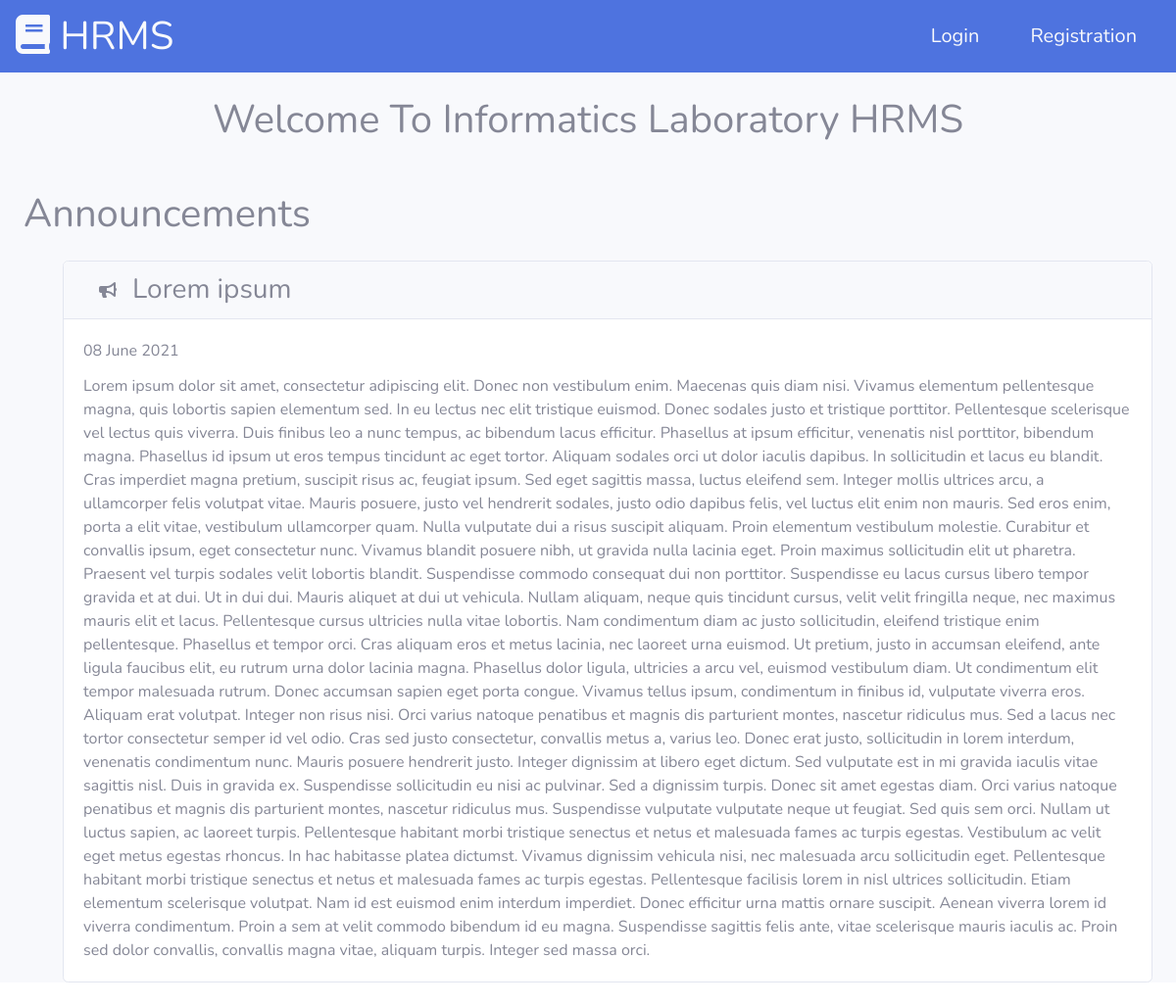
Before: / with the older database file.
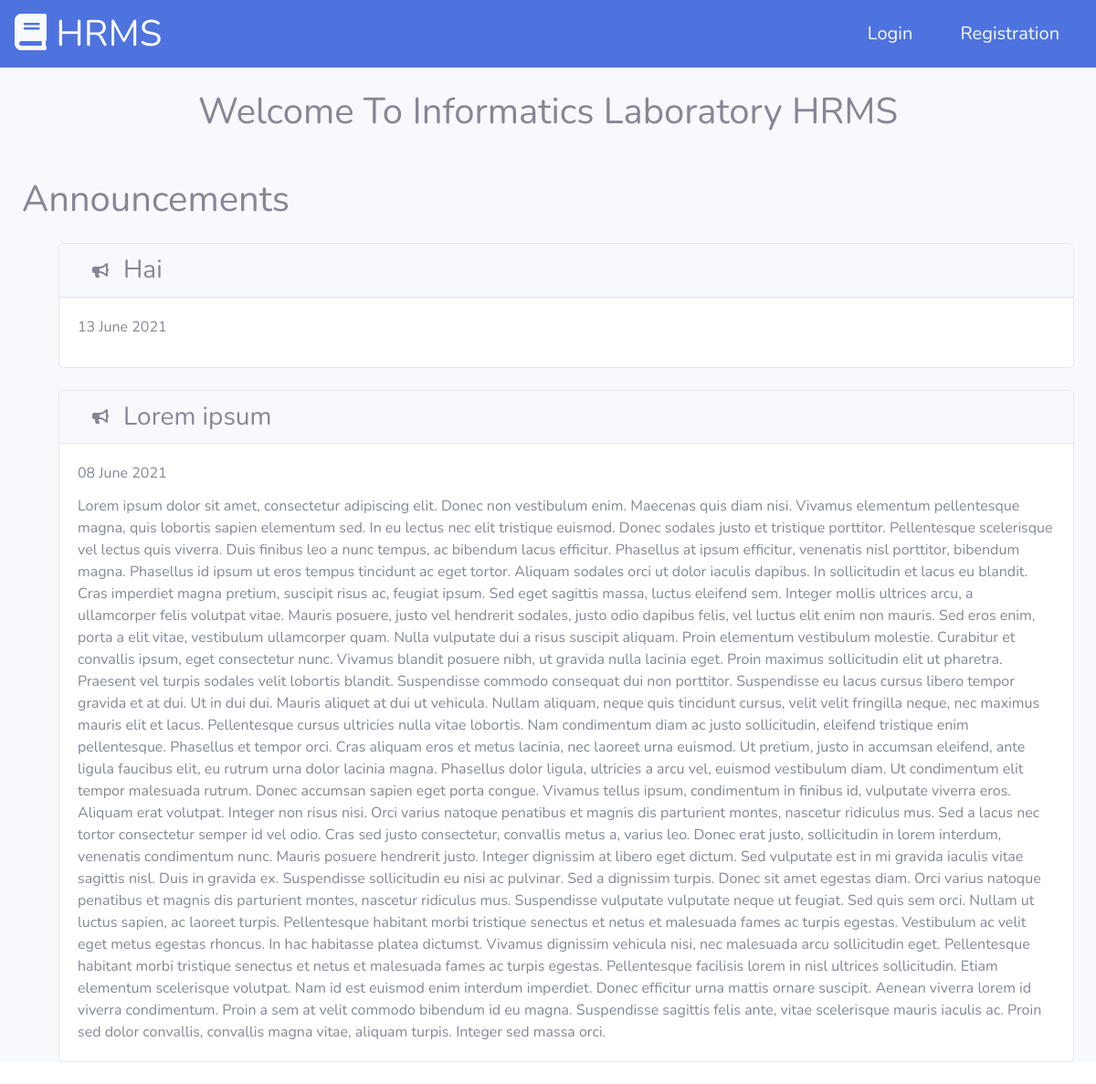
After: the same page with the newer database file.
### tables this page shows
CREATE TABLE `announcements` (
  `id` int(11) NOT NULL,
  `title` varchar(256) NOT NULL,
  `announcement` text NOT NULL,
  `date_created` int(11) NOT NULL
);

### application/controllers/Auth.php (called while the page is built, shortened)
<?php
class Auth extends CI_Controller
{
    public function index()
    {
        if ($this->session->userdata('email')) {
            if ($this->session->userdata('role_id') == 1) {
                redirect('admin');
            } else {
                redirect('user');
            }
        } else {
            $this->db->select('*');
            $this->db->from('announcements');
            $this->db->order_by('date_created', 'desc');
            $data['announcements'] = $this->db->get()->result_array();
            $data['title'] = "HRMS";
            $this->load->view('auth/landingpage', $data);
        }
    }
}

### index.php (called while the page is built, shortened)
<?php
require_once BASEPATH.'core/CodeIgniter.php';

### application/views/auth/landingpage.php (the view, shortened to what this page needs)
<!DOCTYPE html>
<html lang="en">
<head>
    <link href="<?= base_url('assets/'); ?>vendor/fontawesome-free/css/all.min.css" rel="stylesheet" type="text/css">
    <link href="<?= base_url('assets/'); ?>css/sb-admin-2.min.css" rel="stylesheet">
</head>
<body>
    <nav class="navbar navbar-light bg-primary justify-content-between">
        <a class="navbar-brand" href="">
            <h1 class="mx-auto my-2 my-sm-0 text-light">
                <i class="fas fa-book"></i>
                <?= $title ?>
            </h1>
        </a>
        <div>
            <a class="mx-4 my-2 my-sm-0 text-light h5" href="<?= base_url("auth/login") ?>">Login</a>
            <a class="mx-4 my-2 my-sm-0 text-light h5" href="<?= base_url("auth/registration") ?>">Registration</a>
        </div>
    </nav>
    <div class="container-fluid bg-light">
        <div class="d-flex justify-content-center">
            <h1 class="my-4">Welcome To Informatics Laboratory HRMS</h1>
        </div>
        <h1 class="my-4">Announcements</h1>
        <ul class="list-style-none">
            <?php foreach ($announcements as $a) : ?>
                <li class="card my-4">
                    <div class="card-header d-flex no-block">
                        <i class="fa fa-bullhorn w-30px mx-3 my-auto"></i>
                        <h3 class="my-auto">
                            <?= $a['title'] ?>
                        </h3>
                    </div>
                    <div class="card-body">
                        <p class="card-title">
                            <?= date('d F Y', $a['date_created']) ?>
                        </p>
                        <p class="card-text">
                            <?= $a['announcement'] ?>
                        </p>
                    </div>
                </li>
            <?php endforeach; ?>
        </ul>
    </div>
</body>
</html>

Changed rows visible on the page:
added announcements: title "Hai", date_created "13 June 2021"
